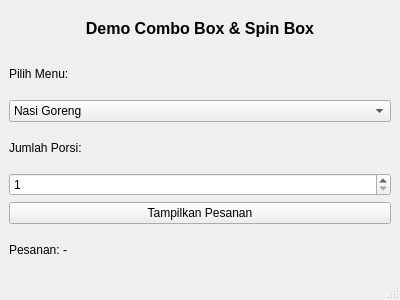
<?xml version="1.0" encoding="UTF-8"?>
<ui version="4.0">
 <class>MainWindow</class>
 <widget class="QMainWindow" name="MainWindow">
  <property name="geometry">
   <rect>
    <x>0</x>
    <y>0</y>
    <width>400</width>
    <height>300</height>
   </rect>
  </property>
  <property name="windowTitle">
   <string>Combo Box dan Spin Box</string>
  </property>
  <widget class="QWidget" name="centralwidget">
   <layout class="QVBoxLayout" name="verticalLayout">
    <item>
     <widget class="QLabel" name="labelTitle">
      <property name="font">
       <font>
        <pointsize>12</pointsize>
        <weight>75</weight>
        <bold>true</bold>
       </font>
      </property>
      <property name="text">
       <string>Demo Combo Box &amp; Spin Box</string>
      </property>
      <property name="alignment">
       <set>Qt::AlignCenter</set>
      </property>
     </widget>
    </item>
    <item>
     <widget class="QLabel" name="labelCombo">
      <property name="text">
       <string>Pilih Menu:</string>
      </property>
     </widget>
    </item>
    <item>
     <widget class="QComboBox" name="comboBox">
      <item>
       <property name="text">
        <string>Nasi Goreng</string>
       </property>
      </item>
      <item>
       <property name="text">
        <string>Mie Ayam</string>
       </property>
      </item>
      <item>
       <property name="text">
        <string>Bakso</string>
       </property>
      </item>
     </widget>
    </item>
    <item>
     <widget class="QLabel" name="labelSpin">
      <property name="text">
       <string>Jumlah Porsi:</string>
      </property>
     </widget>
    </item>
    <item>
     <widget class="QSpinBox" name="spinBox">
      <property name="minimum">
       <number>1</number>
      </property>
      <property name="maximum">
       <number>10</number>
      </property>
     </widget>
    </item>
    <item>
     <widget class="QPushButton" name="btnSubmit">
      <property name="text">
       <string>Tampilkan Pesanan</string>
      </property>
     </widget>
    </item>
    <item>
     <widget class="QLabel" name="labelResult">
      <property name="text">
       <string>Pesanan: -</string>
      </property>
     </widget>
    </item>
   </layout>
  </widget>
  <widget class="QMenuBar" name="menubar">
   <property name="geometry">
    <rect>
     <x>0</x>
     <y>0</y>
     <width>400</width>
     <height>21</height>
    </rect>
   </property>
  </widget>
  <widget class="QStatusBar" name="statusbar"/>
 </widget>
 <resources/>
 <connections/>
</ui>
